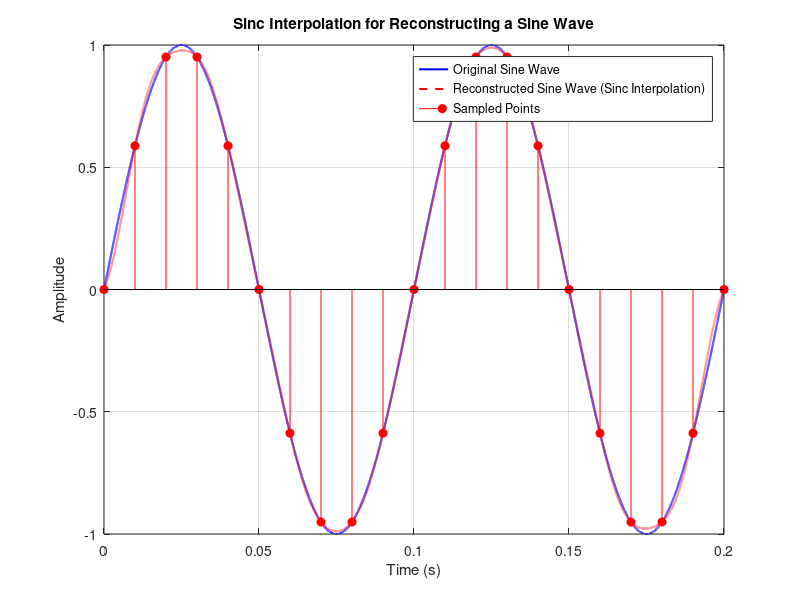

Write the MATLAB code that produced this figure.
% Step 1: Define parameters
f1 = 10;                          % Frequency of the sine wave (10 Hz)
t_continuous = linspace(0, 0.2, 100000);  % High-resolution time vector (for continuous signal)
y_continuous = sin(2 * pi * f1 * t_continuous);  % Continuous sine wave

% Step 2: Sample the continuous signal at a lower sampling rate
fs = 100;                           % Sampling rate (50 samples per second)
t_sampled = 0:1/fs:0.2;            % New time vector for sampled signal
y_sampled = sin(2 * pi * f1 * t_sampled);  % Sampled sine wave

% Step 3: Sinc Interpolation to reconstruct the continuous signal
t_reconstructed = linspace(0, 0.2, 100000);    % Time vector for reconstruction
y_reconstructed = zeros(size(t_reconstructed)); % Initialize the reconstructed signal


% Loop over the samples and apply the sinc interpolation
for k = 1:length(t_sampled)
    % Calculate the sinc function for each sample point and add it to the result
    y_reconstructed = y_reconstructed + y_sampled(k) * sinc((t_reconstructed - t_sampled(k)) * fs);
end

% Step 4: Plot the original and reconstructed signals
figure;
plot(t_continuous, y_continuous, 'b', 'LineWidth', 1.5);  % Original sine wave (blue)
hold on;
plot(t_reconstructed, y_reconstructed, 'r--', 'LineWidth', 1.5);  % Reconstructed signal (red dashed)
stem(t_sampled, y_sampled, 'r', 'filled');   % Sampled points (red markers)
title('Sinc Interpolation for Reconstructing a Sine Wave');
xlabel('Time (s)');
ylabel('Amplitude');
legend('Original Sine Wave', 'Reconstructed Sine Wave (Sinc Interpolation)', 'Sampled Points');
grid on;